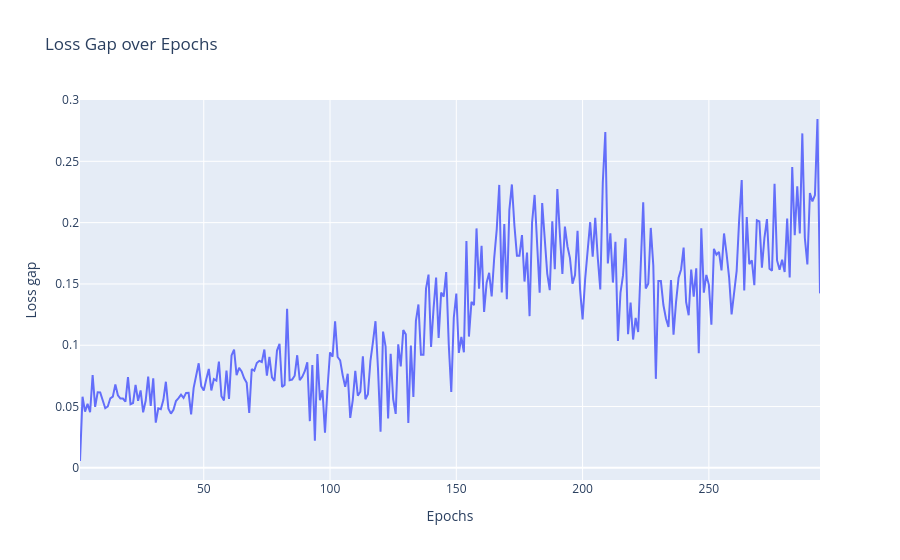

Write notebook code for a chart like this one.
### Code cell
loss_gap = val_loss - train_loss

fig = go.Figure()
fig.add_trace(go.Scatter(x=epochs, y=loss_gap, mode="lines", name="Val Loss - Train Loss"))

fig.update_layout(
    title="Loss Gap over Epochs",
    xaxis_title="Epochs",
    yaxis_title="Loss gap",
    hovermode="x unified"
)

### Figure 1 — Plotly figure (JSON) as saved in the notebook; plotly's stock layout.template omitted (floating-point values rounded to 4 significant figures; data arrays with more than 128 entries replaced by an {"elided": "..."} marker saying what was removed)
{"data": [{"mode": "lines", "name": "Val Loss - Train Loss", "type": "scatter", "x": {"elided": "294 int values"}, "y": {"elided": "294 float values"}}], "layout": {"hovermode": "x unified", "title": {"text": "Loss Gap over Epochs"}, "xaxis": {"title": {"text": "Epochs"}}, "yaxis": {"title": {"text": "Loss gap"}}}}
